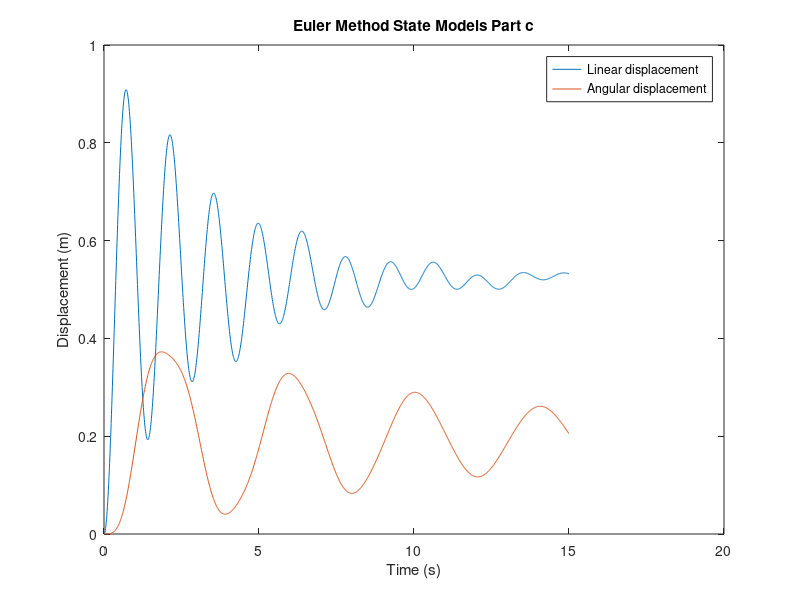

Reproduce this figure in MATLAB.
%%mathematical model
%% input
dt = 0.01;
t = 0:dt:15;
t_mat = vec2mat(t,1);
b=20;
k=500;
k_theta = 1000;
b_theta = 80;
p=7874;
L=0.15;
r=0.75;
h=0.1;
m = p*L*L*L;
j = 0.5*(p*h*pi*(r^2))*(r^2);
%% system matrices
%%input
a = [-b/m -1/m 0 0; k 0 -k*r 0 ; b*r/j r/j -b_theta/j -1/j; 0 0 k_theta 0];
b1 = [1/m; 0; 0; 0];
b2 = [1; 0; 0; 0];
%%output
c = [0 1/k 0 0; 0 0 0 1/k_theta];
d1 = [0;0];
d2 = [0;0];
%% state vectors
n=15/dt;
x = zeros(4,n);
x_diff = [0;0;0;0];
y = zeros(2,n);
ft(1,1:n+1)=0;
ft(1,1)=100;
g(1,1:n+1) = 9.81;
i=1;
for t = 0:dt:15
    x_diff = a*x(:,i) + b1.*ft(:,i) + b2.*g(:,i);
    x(:,i+1) = x(:,i) + x_diff.*dt;
    y(:,i) = c*x(:,i) + d1.*ft(:,i) + d2.*g(:,i);
    i=i+1;
end
%% plot
figure;
plot(t_mat,y(1,:),t_mat,y(2,:));
title('Euler Method State Models Part c');
xlabel('Time (s)');
ylabel('Displacement (m)');
legend('Linear displacement','Angular displacement');
